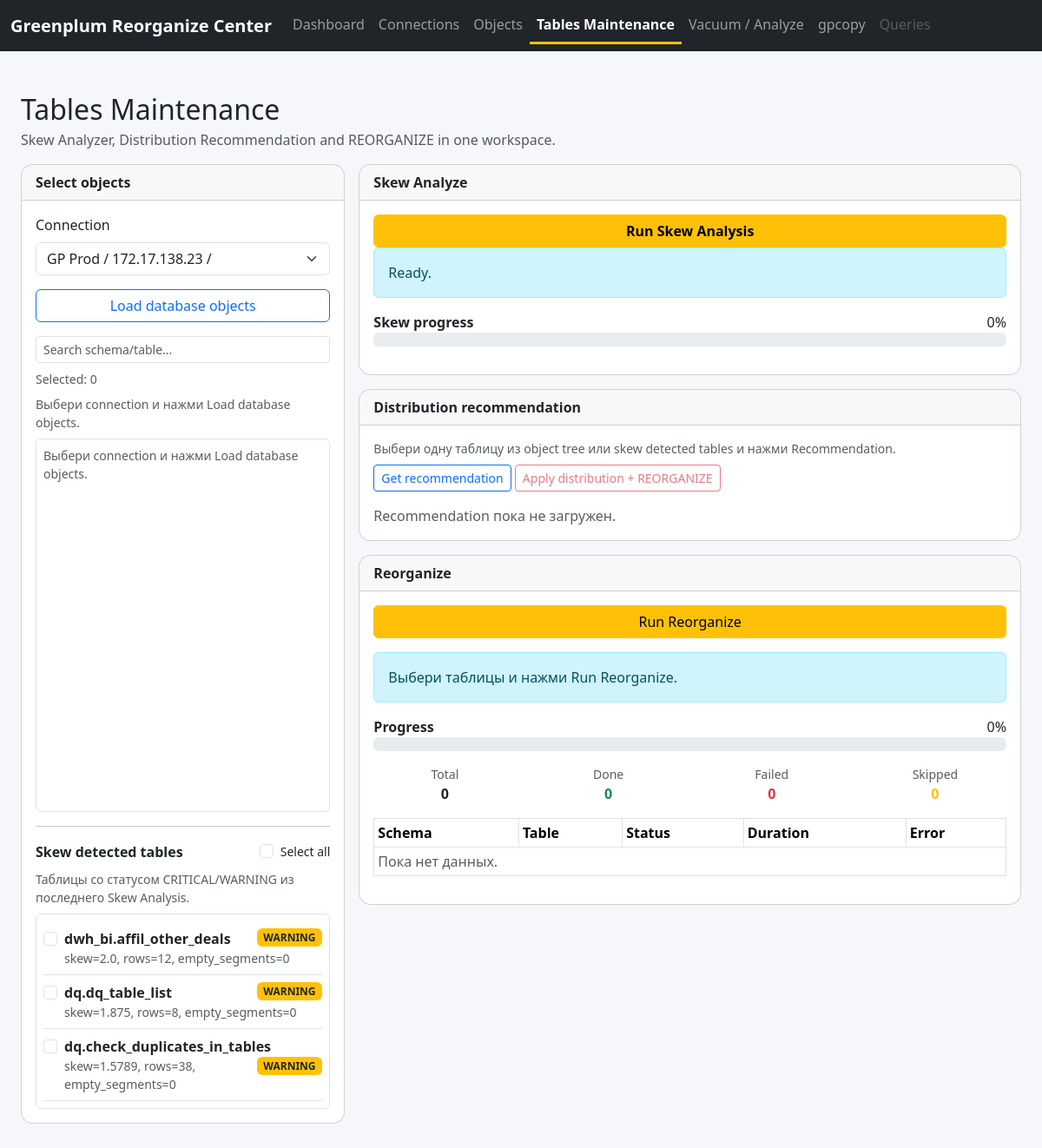
The app's page /maintenance with its own data.
### tables this page shows
CREATE TABLE skew_results (
                id INTEGER PRIMARY KEY AUTOINCREMENT,
                connection_id INTEGER,
                schema_name TEXT NOT NULL,
                table_name TEXT NOT NULL,
                total_rows INTEGER,
                segment_count INTEGER,
                avg_rows REAL,
                max_rows INTEGER,
                min_rows INTEGER,
                skew_ratio REAL,
                empty_segments INTEGER,
                status TEXT,
                checked_at TEXT DEFAULT CURRENT_TIMESTAMP
            , job_id INTEGER);

### app.py (the view)
@app.route("/maintenance")
def maintenance_page():
    connections = list_connections()
    last_results = get_last_skew_results(limit=1000)
    problem_skew_results = get_latest_problem_skew_results(limit=500)
    latest_skew_job = get_latest_job("skew")
    latest_reorganize_job = get_latest_job("reorganize")
    return render_template(
        "maintenance.html",
        connections=connections,
        last_results=last_results,
        problem_skew_results=problem_skew_results,
        latest_skew_job=latest_skew_job,
        latest_reorganize_job=latest_reorganize_job,
    )

### db.py (called while the page is built)
def get_sqlite_connection():
    conn = sqlite3.connect(SQLITE_DB_PATH)
    conn.row_factory = sqlite3.Row
    return conn

@contextmanager
def sqlite_cursor(commit=False):
    conn = get_sqlite_connection()
    try:
        cur = conn.cursor()
        yield cur
        if commit:
            conn.commit()
    finally:
        conn.close()

### job_manager.py (called while the page is built, shortened)
def get_latest_job(job_type=None):
    with sqlite_cursor() as cur:
        if job_type:
            cur.execute(
                """
                SELECT
                    id,
                    job_type,
                    status,
                    connection_id,
                    config_json,
                    total_items,
                    done_items,
                    failed_items,
                    skipped_items,
                    progress_percent,
                    started_at,
                    finished_at,
                    error_message,
                    log_file
                FROM jobs
                WHERE job_type = ?
                ORDER BY id DESC
                LIMIT 1
                """,
                (job_type,),
            )
        row = cur.fetchone()
    return dict(row) if row else None

### modules/connections.py (called while the page is built)
def list_connections():
    with sqlite_cursor() as cur:
        cur.execute(
            """
            SELECT
                id,
                name,
                host,
                port,
                database_name,
                username,
                CASE
                    WHEN password IS NULL OR password = '' THEN ''
                    ELSE '********'
                END AS password_masked,
                created_at,
                updated_at
            FROM connections
            ORDER BY id DESC
            """
        )
        return [dict(row) for row in cur.fetchall()]

### templates/maintenance.html (shortened to what this page needs)
{% extends "base.html" %}
{% block content %}
<div class="container-fluid py-4">
    <div class="mb-3">
        <h2 class="mb-1">Tables Maintenance</h2>
        <div class="text-muted">
            Skew Analyzer, Distribution Recommendation and REORGANIZE in one workspace.
        </div>
    </div>
    <div class="row g-3">
        <div class="col-lg-4">
            <div class="card mb-3">
                <div class="card-header fw-bold">
                    Select objects
                </div>
                <div class="card-body">
                    <label class="form-label">Connection</label>
                    <select id="connection_id" class="form-select mb-3">
                        {% for c in connections %}
                        <option value="{{ c.id }}">
                            {{ c.name }} / {{ c.host }} / {{ c.database }}
                        </option>
                        {% endfor %}
                    </select>
                    <button
                        type="button"
                        class="btn btn-outline-primary w-100 mb-3"
                        onclick="loadObjectTree()"
                    >
                        Load database objects
                    </button>
                    <div class="mb-2">
                        <input
                            type="text"
                            id="objectSearch"
                            class="form-control form-control-sm"
                            placeholder="Search schema/table..."
                            oninput="filterObjectTree()"
                        >
                    </div>
                    <div class="small text-muted mb-2">
                        Selected: <span id="selectedCount">0</span>
                    </div>
                    <div id="objectTreeStatus" class="small text-muted mb-2">
                        Выбери connection и нажми Load database objects.
                    </div>
                    <div id="objectTree" class="object-tree-box border rounded p-2 mb-3">
                        <div class="text-muted small">
                            Выбери connection и нажми Load database objects.
                        </div>
                    </div>
                    <hr>
                    <div class="d-flex justify-content-between align-items-center mb-2">
                        <strong>Skew detected tables</strong>
                        <div class="form-check">
                            <input
                                class="form-check-input"
                                type="checkbox"
                                id="problemSkewSelectAll"
                                onchange="toggleAllProblemSkewTables(this.checked)"
                            >
                            <label class="form-check-label small" for="problemSkewSelectAll">
                                Select all
                            </label>
                        </div>
                    </div>
                    <div class="small text-muted mb-2">
                        Таблицы со статусом CRITICAL/WARNING из последнего Skew Analysis.
                    </div>
                    <div class="problem-skew-box border rounded p-2">
                        {% if problem_skew_results %}
                            {% for r in problem_skew_results %}
                            <label class="problem-skew-item d-flex align-items-start gap-2 border-bottom py-2">
                                <input
                                    type="checkbox"
                                    class="form-check-input problem-skew-checkbox"
                                    data-schema="{{ r.schema_name }}"
                                    data-table="{{ r.table_name }}"
                                    onchange="syncProblemSkewSelectAll()"
                                >
                                <div class="flex-grow-1">
                                    <div>
                                        <strong>{{ r.schema_name }}.{{ r.table_name }}</strong>
                                        {% if r.status == 'CRITICAL' %}
                                        <span class="badge bg-danger float-end">CRITICAL</span>
                                        {% else %}
                                        <span class="badge bg-warning text-dark float-end">WARNING</span>
                                        {% endif %}
                                    </div>
                                    <div class="small text-muted">
                                        skew={{ r.skew_ratio }},
                                        rows={{ r.total_rows }},
                                        empty_segments={{ r.empty_segments }}
                                    </div>
                                </div>
                            </label>
                            {% endfor %}
                        {% else %}
                            <div class="text-muted small">
                                Нет CRITICAL/WARNING результатов. Сначала запусти Skew Analysis.
                            </div>
                        {% endif %}
                    </div>
                </div>
            </div>
        </div>
        <div class="col-lg-8">
            <div class="card mb-3">
                <div class="card-header fw-bold">
                    Skew Analyze
                </div>
                <div class="card-body">
                    <button
                        type="button"
                        id="skewActionButton"
                        class="btn btn-warning w-100 mb-3"
                        onclick="handleSkewActionButton()"
                    >
                    </button>
                    <div id="skewStatusBox" class="alert alert-info">
                        Ready.
                    </div>
                    <div id="skewProgressBox" class="mb-3">
                        <div class="d-flex justify-content-between">
                            <strong>Skew progress</strong>
                            <span id="skewProgressPercent">0%</span>
                        </div>
                        <div class="progress">
                        </div>
                    </div>
                </div>
            </div>
            <div class="card mb-3">
                <div class="card-header fw-bold">
                    Distribution recommendation
                </div>
                <div class="card-body">
                    <div class="small text-muted mb-2">
                        Выбери одну таблицу из object tree или skew detected tables и нажми Recommendation.
                    </div>
                    <button
                        type="button"
                        class="btn btn-outline-primary btn-sm"
                        onclick="loadDistributionRecommendation()"
                    >
                        Get recommendation
                    </button>
                    <button
                        type="button"
                        id="applyDistributionButton"
                        class="btn btn-outline-danger btn-sm"
                        onclick="applyDistributionAndReorganize()"
                        disabled
                    >
                        Apply distribution + REORGANIZE
                    </button>
                    <div id="distributionRecommendationBox" class="mt-3 text-muted">
                        Recommendation пока не загружен.
                    </div>
                </div>
            </div>
            <div class="card mb-3">
                <div class="card-header fw-bold">
                    Reorganize
                </div>
                <div class="card-body">
                    <button
                        type="button"
                        id="reorganizeActionButton"
                        class="btn btn-warning w-100 mb-3"
                        onclick="handleReorganizeActionButton()"
                    >
                    </button>
                    <div id="reorganizeStatusBox" class="alert alert-info">
                        Выбери таблицы и нажми Run Reorganize.
                    </div>
                    <div class="d-flex justify-content-between">
                        <strong>Progress</strong>
                        <span id="reorganizeProgressPercent">0%</span>
                    </div>
                    <div class="progress mb-3">
                    </div>
                    <div class="row text-center mb-3">
                        <div class="col">
                            <div class="text-muted small">Total</div>
                            <strong id="reorganizeTotal">0</strong>
                        </div>
                        <div class="col">
                            <div class="text-muted small">Done</div>
                            <strong id="reorganizeDone" class="text-success">0</strong>
                        </div>
                        <div class="col">
                            <div class="text-muted small">Failed</div>
                            <strong id="reorganizeFailed" class="text-danger">0</strong>
                        </div>
                        <div class="col">
                            <div class="text-muted small">Skipped</div>
                            <strong id="reorganizeSkipped" class="text-warning">0</strong>
                        </div>
                    </div>
                    <div class="table-responsive job-items-scroll">
                        <table class="table table-sm table-bordered align-middle">
                            <thead>
                                <tr>
                                    <th>Schema</th>
                                    <th>Table</th>
                                    <th>Status</th>
                                    <th>Duration</th>
                                    <th>Error</th>
                                </tr>
                            </thead>
                            <tbody id="reorganizeItemsBody">
                                <tr>
                                    <td colspan="5" class="text-muted">
                                        Пока нет данных.
                                    </td>
                                </tr>
                            </tbody>
                        </table>
                    </div>
                </div>
            </div>
        </div>
    </div>
</div>
{% endblock %}

### templates/base.html (shortened to what this page needs)
<!doctype html>
<html lang="ru">
<head>
    <link
        href="https://cdn.jsdelivr.net/npm/bootstrap@5.3.3/dist/css/bootstrap.min.css"
        rel="stylesheet"
    >
    <link
        rel="stylesheet"
        href="{{ url_for('static', filename='css/style.css') }}"
    >
</head>
<body>
<nav class="navbar navbar-expand-lg navbar-dark bg-dark">
    <div class="container-fluid">
        <a class="navbar-brand fw-bold" href="/">
            Greenplum Reorganize Center
        </a>
        <div class="collapse navbar-collapse" id="mainNavbar">
            <ul class="navbar-nav me-auto mb-2 mb-lg-0">
                <li class="nav-item">
                    <a class="nav-link" href="/">
                        Dashboard
                    </a>
                </li>
                <li class="nav-item">
                    <a class="nav-link" href="/connections">
                        Connections
                    </a>
                </li>
                <li class="nav-item">
                    <a class="nav-link" href="/objects">
                        Objects
                    </a>
                </li>
                <li class="nav-item">
                    <a class="nav-link {% if request.path == '/maintenance' %}active{% endif %}" href="/maintenance">
                        Tables Maintenance
                    </a>
                </li>
                <li class="nav-item">
                    <a class="nav-link {% if request.path == '/vacuum' %}active{% endif %}" href="/vacuum">
                             Vacuum / Analyze
                    </a>
                </li>
                <li class="nav-item">
                    <a class="nav-link {% if request.path.startswith('/gpcopy') %}active{% endif %}"
                       href="{{ url_for('gpcopy_page') }}">
                        gpcopy
                    </a>
                </li>
                <li class="nav-item">
                    <a class="nav-link disabled" href="#">
                        Queries
                    </a>
                </li>
            </ul>
        </div>
    </div>
</nav>
<main class="container-fluid py-4">
    {% block content %}{% endblock %}
</main>
</body>
</html>

### static/css/style.css (style rules this page uses)
body { background: #f5f7fb; }
.card { border-radius: 14px; }
.card-header { border-top-left-radius: 14px !important; border-top-right-radius: 14px !important; }
.job-items-scroll { max-height: 360px; }
#skewActionButton { font-weight: 600; }
.navbar .nav-link.active { color: #ffffff !important; font-weight: 700; border-bottom: 3px solid #ffc107; }
.navbar .nav-link { border-bottom: 3px solid transparent; }
.problem-skew-box { max-height: 320px; overflow-y: auto; }
.object-tree-box { max-height: 430px; overflow: auto; background: #fff; }
.job-items-scroll { max-height: 320px; overflow-y: auto; }
.job-items-scroll { max-height: 360px; overflow-y: auto; }
.object-tree-box { height: 430px; overflow: auto; background: #fff; }

### records on screen
skew_results: schema_name "dwh_bi", table_name "affil_other_deals", status "WARNING", skew_ratio "2.0", total_rows "12", empty_segments "0"
skew_results: schema_name "dq", table_name "dq_table_list", status "WARNING", skew_ratio "1.875", total_rows "8", empty_segments "0"
skew_results: schema_name "dq", table_name "check_duplicates_in_tables", status "WARNING", skew_ratio "1.5789", total_rows "38", empty_segments "0"

### other values on screen
form field value "GP Prod / 172.17.138.23 /"
